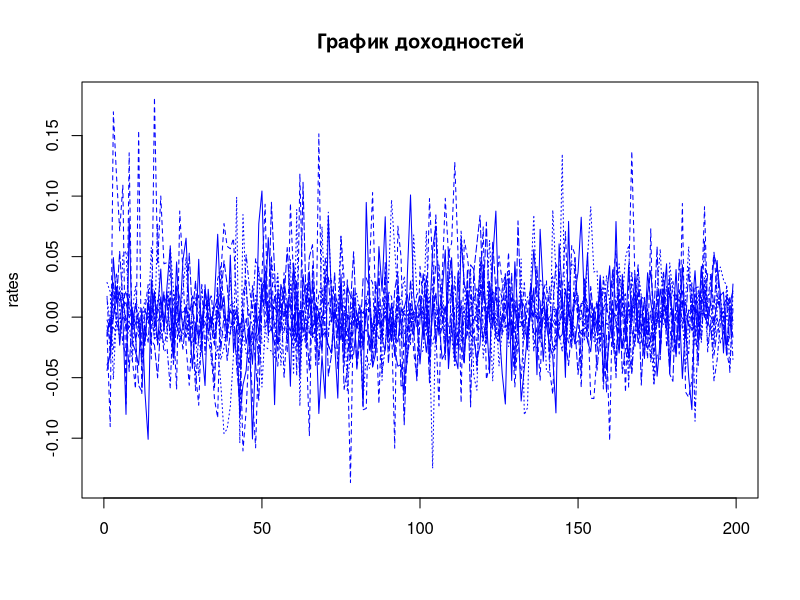
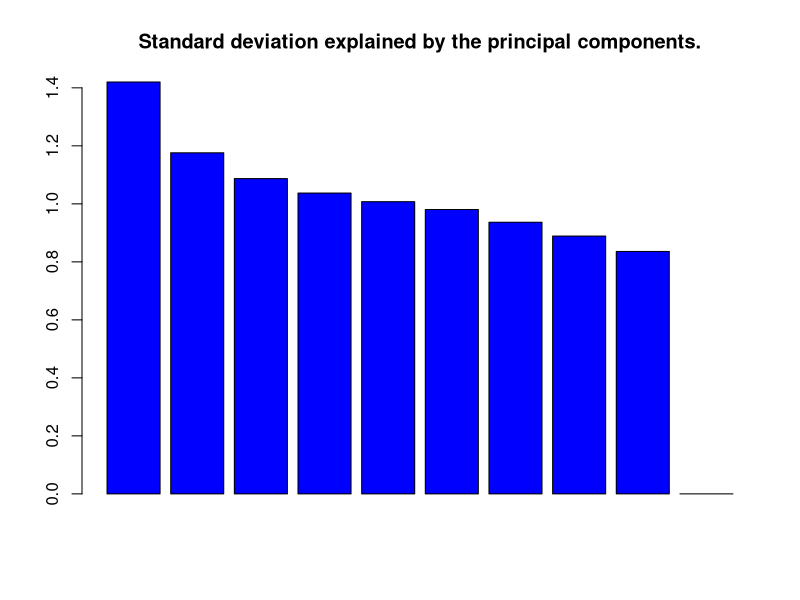
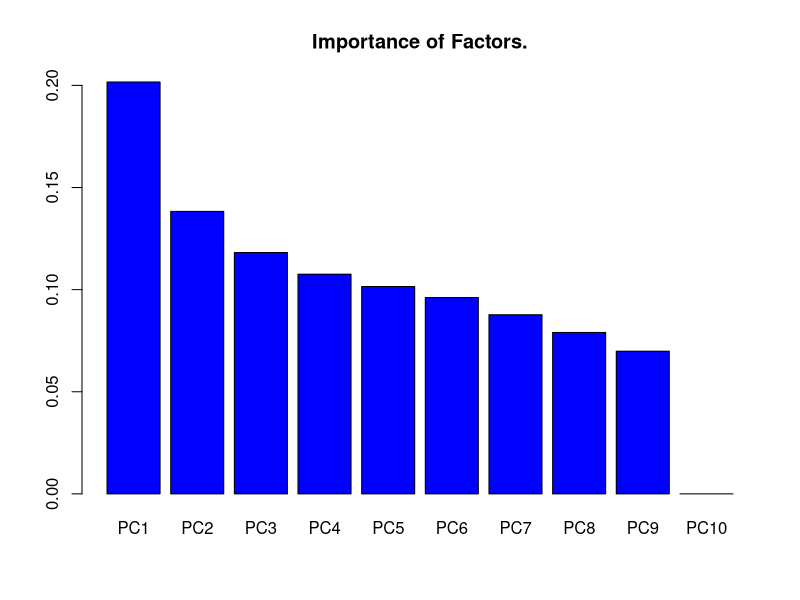
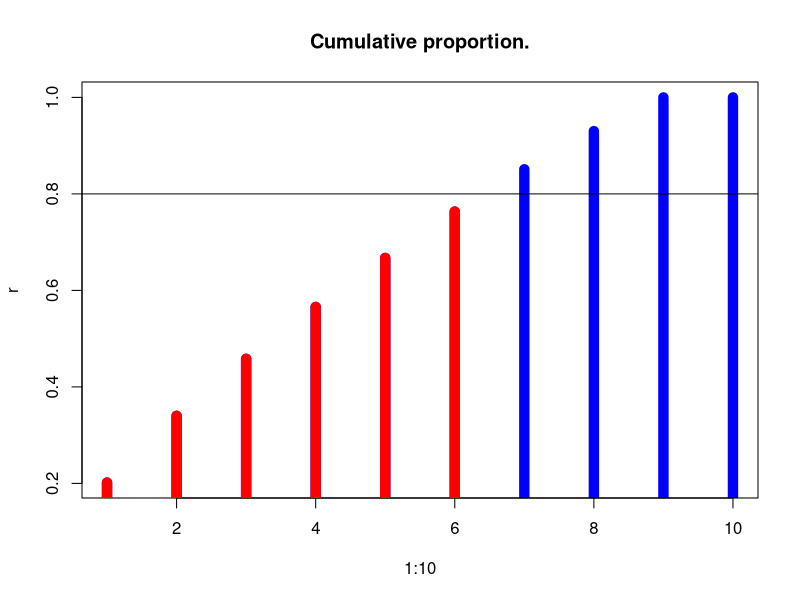
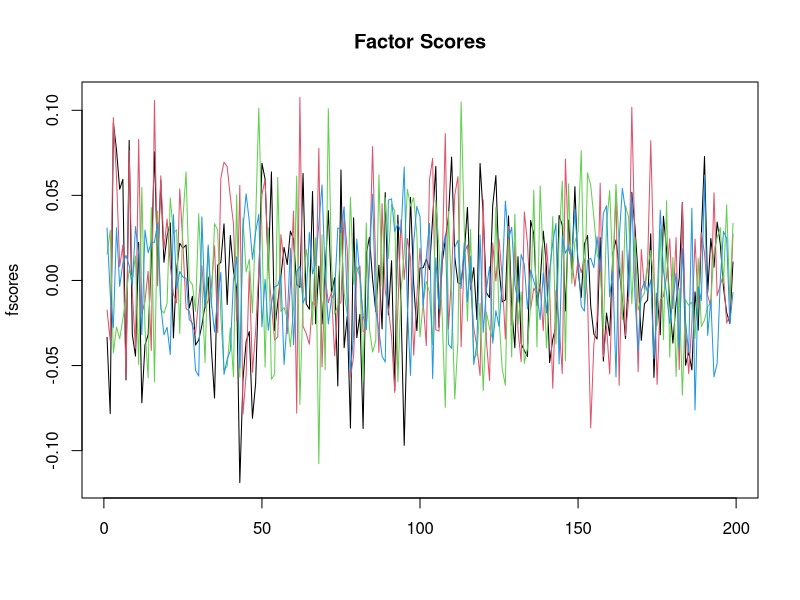
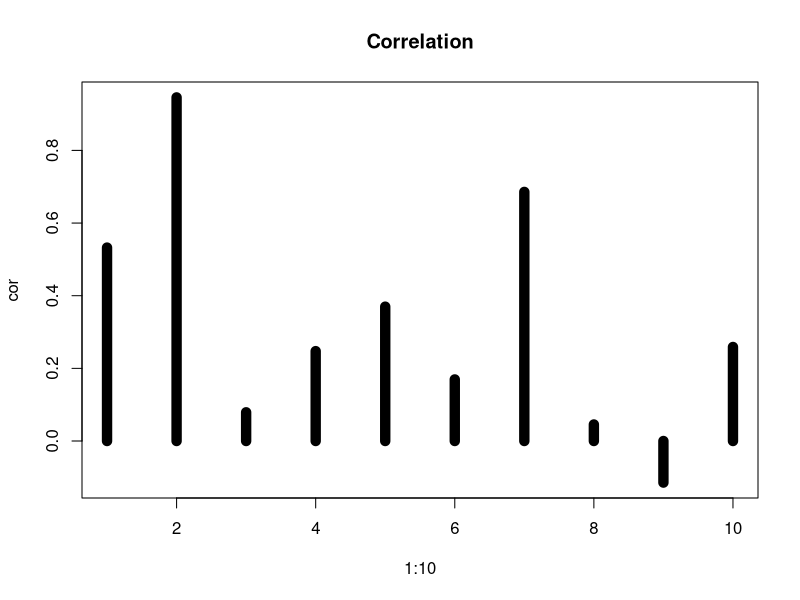
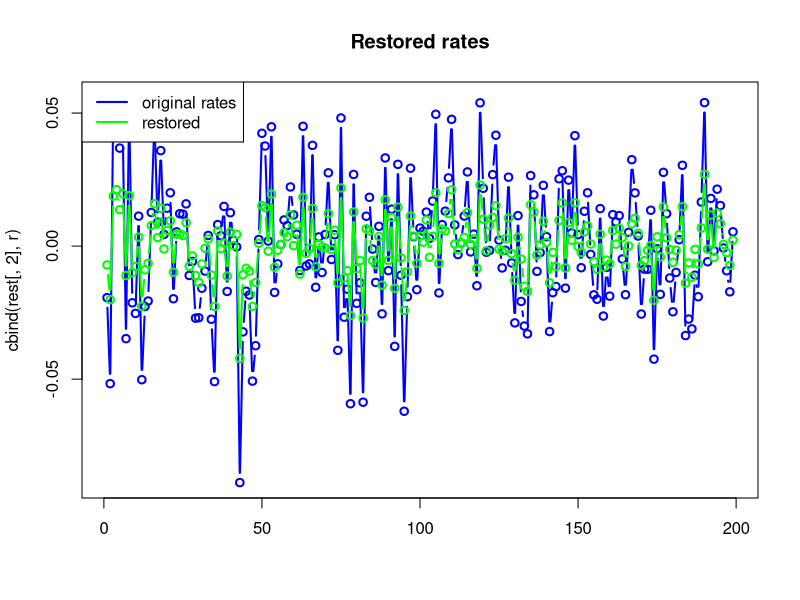

R code for these plots, in order:
## ---- chunk 1
knitr::opts_chunk$set(echo = TRUE)
## ---- chunk 2
Stocs <- read.csv("var_6.csv")
head(Stocs)
## ---- chunk 3
(ncol <- dim(Stocs)[2])
(nrow <- dim(Stocs)[1])
rates <- Stocs[2:nrow,] / Stocs [1:(nrow-1),] - 1
rates <- rates[1:(nrow-2),]
head(rates)
## ---- chunk 4
matplot(rates, type = 'l', main = "График доходностей", col = "blue", pch = 20)
## ---- chunk 5
pca <- prcomp(rates, scale = TRUE)
summary(pca)
## ---- chunk 6
pca$center
mp <- barplot(pca$sdev,main = "Standard deviation explained by the principal components.", col = "blue")
## ---- chunk 7
ss <- summary(pca)
mp <- barplot(ss$importance[2,],main = "Importance of Factors.", col = "blue")
## ---- chunk 8
his <- ss$importance[3,]
his[7:10]<- NA
r <- as.matrix(cbind(ss$importance[3,],his))
mp <- matplot(1:10, r, type = 'h',lty = 1, lwd = 10,main = "Cumulative proportion.", col = c("blue",'red'))
abline(h = 0.8,col = 'black')
## ---- chunk 9
scores <- function(ldata,pca,number)
{
  cdata <- ldata
  m <- dim(ldata)[2]
  for (i in 1:m)
    cdata[,i] <- ldata[,i] - pca$center[i]
  loads <- pca$rotation[,1:number]
  cdata <- as.matrix(cdata)
  f <- cdata %*% loads
  return (f)
}
number <- 4
fscores <- scores(rates,pca,number)
matplot(fscores,type = 'l',lty = 1, col = 1:number,main = 'Factor Scores')
## ---- chunk 10
c_1 <- cor(fscores[,1], rates$V1)
c_2 <- cor(fscores[,1], rates$V2)
c_3 <- cor(fscores[,1], rates$V3)
c_4 <- cor(fscores[,1], rates$V4)
c_5 <- cor(fscores[,1], rates$V5)
c_6 <- cor(fscores[,1], rates$V6)
c_7 <- cor(fscores[,1], rates$V7)
c_8 <- cor(fscores[,1], rates$V8)
c_9 <- cor(fscores[,1], rates$V9)
c_10 <- cor(fscores[,1], rates$V10)
cor <- c(c_1, c_2, c_3, c_4, c_5, c_6, c_7, c_8, c_9, c_10)
matplot(1:10, cor, type = 'h', lty = 1, lwd = 10, main = "Correlation")
## ---- chunk 11
restoreData<- function(fscores,loadings,center)
{
  npca <- dim(fscores)[2]
  myeigen <- t(loadings[,1:npca])
  rest <- fscores %*%myeigen
  m <- length(center)
  if (m == dim(rest)[2])
  {
    for (i in 1:m)
      rest[,i] <- rest[,i]+center[i]
  }
  return(rest)
}
rest <- restoreData(fscores,pca$rotation,pca$center)
head(rest[,2])
## ---- chunk 12
r <- unlist(rates[,2])
matplot(cbind(rest[,2],r),type ='b',pch=21,lwd = 2,main = 'Restored rates',col = c('blue','green'),lty = 1)
legend('topleft',c('original rates','restored'),lty=1,lwd=2,col=c('blue','green') )
